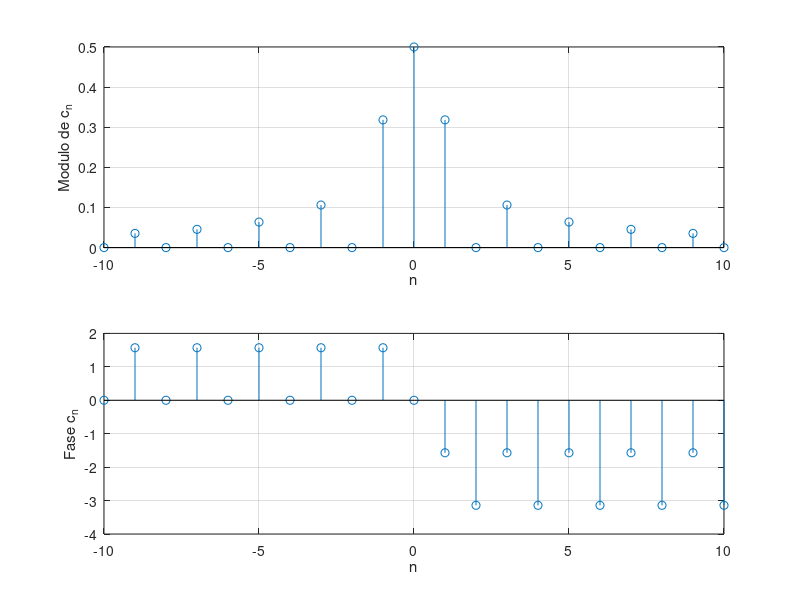

Write the MATLAB code that produced this figure.
%% Representación de los coeficientes del desarrollo en serie compleja de
%% Fourier
N = 10; % Número de términos del desarrollo en serie;
% Si N = 10, obtenemos los valores de cn para -10<=n<=10
n=-N:1:N;
cn=(cos(n*pi)-1)./(-2*j*n*pi);
%{
Nótese el uso del operador ./ en lugar de / es necesario
para especificar un cociente de vectores componente a componente.
Es necesario ajustar el valor de cn para n=0 por la existencia de la
indeterminación.
Para ello nos hace falta identificar la posición o índice (index) del vector n
donde el valor n(index) vale cero.
Esto se puede realizar mediante el comando find, que busca dentro de un vector
en qué posición se cumple una condición dada.
%}
index = find(n==0);
cn(index)=0.5;
% Ahora ya se puede trazar el espectro discreto de la función
% Modulo
figure;
subplot(2,1,1), stem(n,abs(cn));
xlabel('n');
ylabel('Modulo de c_n');
grid on;
% Fase
subplot(2,1,2), stem(n,angle(cn)); %stem representación valores discretos
xlabel('n');
ylabel('Fase c_n');
grid on;
% Nótese que los armónicos pares son cero excepto el n=0
% que corresponde al valor promedio de la función v(n)
